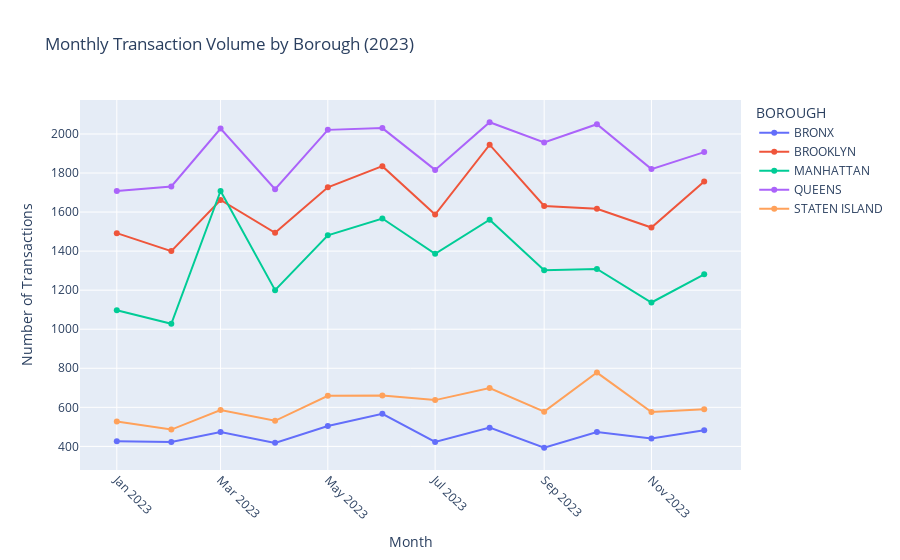

Notebook code cell kept with this figure:
### Markdown cell above
Targetted Variables 




Mean (Average) Transaction Sale Price by Borough for 2023/2024
Median Transaction Sale Price by Borough for 2023/2024

Volume (Count) of Building Class Type by Borough 
Monthly Sales Transaction Volume from 2023-2025 (Seasonality)

Price Trend of top 10 neighborhoods by Transaction Volume 



Average Sale Price by Borough for the years of 2023 and 2024
Sales Breakdown by Building Class Type by Borough 
Median Sale Price Transaction by Neighborhood and Borough 
Sales Transaction volume by month from periods of x to y 
Sale Transaction Pricing Trend by Neighborhood for the years of 2023 and 2024

### Code cell
# Volume of transactions per month by borough for the year of 2023

# Ensure datetime format
combined_df['SALE DATE'] = pd.to_datetime(combined_df['SALE DATE'], errors='coerce')

# Filter for the year 2023 only
df_2023 = combined_df[
    (combined_df['SALE DATE'].dt.year == 2023) &
    (combined_df['SALE DATE'].notna())
]

# Create a "year-month" column for grouping
df_2023['YEAR_MONTH'] = df_2023['SALE DATE'].dt.to_period('M').astype(str)

# Group by year-month and borough
monthly_counts_2023 = (
    df_2023.groupby(['YEAR_MONTH', 'BOROUGH'])
    .size()
    .reset_index(name='TRANSACTION_COUNT')
)

# Plot it
fig = px.line(
    monthly_counts_2023,
    x='YEAR_MONTH',
    y='TRANSACTION_COUNT',
    color='BOROUGH',
    title='Monthly Transaction Volume by Borough (2023)',
    labels={'YEAR_MONTH': 'Month', 'TRANSACTION_COUNT': 'Number of Transactions'},
    markers=True
)

fig.update_layout(xaxis_tickangle=45)

fig.show()

### Figure 1 — Plotly figure (JSON) as saved in the notebook; plotly's stock layout.template omitted (floating-point values rounded to 4 significant figures)
{"data": [{"hovertemplate": "BOROUGH=BRONX<br>Month=%{x}<br>Number of Transactions=%{y}<extra></extra>", "legendgroup": "BRONX", "line": {"color": "#636efa", "dash": "solid"}, "marker": {"symbol": "circle"}, "mode": "lines+markers", "name": "BRONX", "orientation": "v", "showlegend": true, "type": "scatter", "x": ["2023-01", "2023-02", "2023-03", "2023-04", "2023-05", "2023-06", "2023-07", "2023-08", "2023-09", "2023-10", "2023-11", "2023-12"], "xaxis": "x", "y": [426, 423, 474, 418, 504, 567, 423, 496, 393, 474, 441, 483], "yaxis": "y"}, {"hovertemplate": "BOROUGH=BROOKLYN<br>Month=%{x}<br>Number of Transactions=%{y}<extra></extra>", "legendgroup": "BROOKLYN", "line": {"color": "#EF553B", "dash": "solid"}, "marker": {"symbol": "circle"}, "mode": "lines+markers", "name": "BROOKLYN", "orientation": "v", "showlegend": true, "type": "scatter", "x": ["2023-01", "2023-02", "2023-03", "2023-04", "2023-05", "2023-06", "2023-07", "2023-08", "2023-09", "2023-10", "2023-11", "2023-12"], "xaxis": "x", "y": [1492, 1400, 1662, 1494, 1727, 1835, 1587, 1945, 1631, 1617, 1521, 1757], "yaxis": "y"}, {"hovertemplate": "BOROUGH=MANHATTAN<br>Month=%{x}<br>Number of Transactions=%{y}<extra></extra>", "legendgroup": "MANHATTAN", "line": {"color": "#00cc96", "dash": "solid"}, "marker": {"symbol": "circle"}, "mode": "lines+markers", "name": "MANHATTAN", "orientation": "v", "showlegend": true, "type": "scatter", "x": ["2023-01", "2023-02", "2023-03", "2023-04", "2023-05", "2023-06", "2023-07", "2023-08", "2023-09", "2023-10", "2023-11", "2023-12"], "xaxis": "x", "y": [1097, 1028, 1708, 1200, 1481, 1567, 1386, 1561, 1302, 1309, 1137, 1281], "yaxis": "y"}, {"hovertemplate": "BOROUGH=QUEENS<br>Month=%{x}<br>Number of Transactions=%{y}<extra></extra>", "legendgroup": "QUEENS", "line": {"color": "#ab63fa", "dash": "solid"}, "marker": {"symbol": "circle"}, "mode": "lines+markers", "name": "QUEENS", "orientation": "v", "showlegend": true, "type": "scatter", "x": ["2023-01", "2023-02", "2023-03", "2023-04", "2023-05", "2023-06", "2023-07", "2023-08", "2023-09", "2023-10", "2023-11", "2023-12"], "xaxis": "x", "y": [1708, 1731, 2028, 1717, 2021, 2030, 1816, 2060, 1956, 2050, 1820, 1907], "yaxis": "y"}, {"hovertemplate": "BOROUGH=STATEN ISLAND<br>Month=%{x}<br>Number of Transactions=%{y}<extra></extra>", "legendgroup": "STATEN ISLAND", "line": {"color": "#FFA15A", "dash": "solid"}, "marker": {"symbol": "circle"}, "mode": "lines+markers", "name": "STATEN ISLAND", "orientation": "v", "showlegend": true, "type": "scatter", "x": ["2023-01", "2023-02", "2023-03", "2023-04", "2023-05", "2023-06", "2023-07", "2023-08", "2023-09", "2023-10", "2023-11", "2023-12"], "xaxis": "x", "y": [528, 486, 586, 531, 659, 660, 637, 699, 578, 778, 576, 590], "yaxis": "y"}], "layout": {"legend": {"title": {"text": "BOROUGH"}, "tracegroupgap": 0}, "title": {"text": "Monthly Transaction Volume by Borough (2023)"}, "xaxis": {"anchor": "y", "domain": [0, 1], "tickangle": 45, "title": {"text": "Month"}}, "yaxis": {"anchor": "x", "domain": [0, 1], "title": {"text": "Number of Transactions"}}}}
